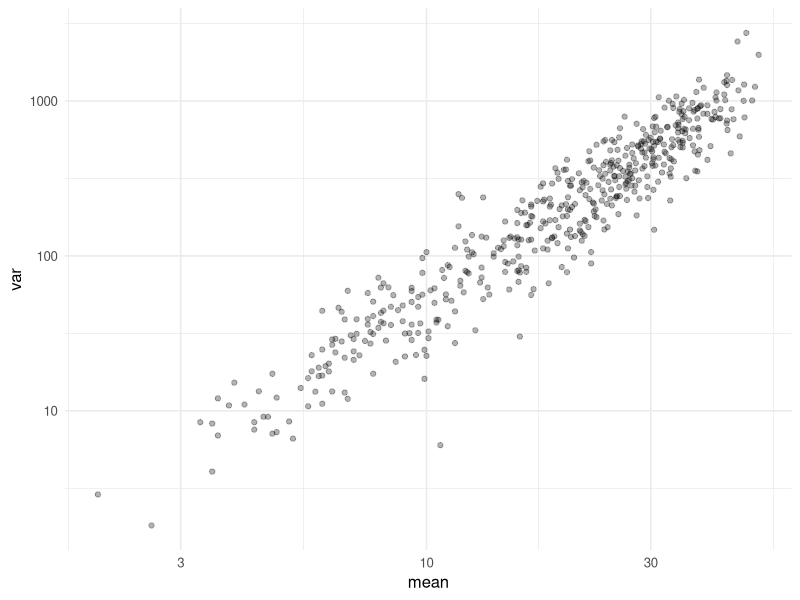

Generate this figure with R:
# ============================================================
# Biostatistics Courses
# Course 4 — Week 4, Session 1: RNA-seq with DESeq2 / edgeR
# ============================================================

# --- 0. Setup --------------------------------------------------
library(tidyverse)
library(MASS)
set.seed(42)
theme_set(theme_minimal(base_size = 12))

# --- 1. Hypothesis / Goal --------------------------------------
# Differential expression on a simulated 500-gene, 10-sample
# matrix; NB GLM per gene with BH adjustment; DESeq2/edgeR sketch.

# --- 2. Data ---------------------------------------------------
n_gene <- 500; n_samp <- 10
group <- rep(c("A", "B"), each = 5)
mu <- 2 * runif(n_gene, 1, 10)
lfc <- c(rep(log(3), 10), rep(0, n_gene - 10))
counts <- sapply(seq_len(n_samp), function(j) {
  rate <- mu * exp(ifelse(group[j] == "B", lfc, 0))
  rnbinom(n_gene, mu = rate, size = 5)
})
rownames(counts) <- paste0("g", seq_len(n_gene))
colnames(counts) <- paste0("s", seq_len(n_samp))

# --- 3. Visualise ----------------------------------------------
p1 <- tibble(mean = rowMeans(counts), var = apply(counts, 1, var)) |>
  ggplot(aes(mean, var)) + geom_point(alpha = 0.3) +
  scale_x_log10() + scale_y_log10()
print(p1)

# --- 4. Assumptions --------------------------------------------
# Negative-binomial counts per gene; common dispersion baseline;
# equal library sizes (simulated).

# --- 5. Conduct / Fit ------------------------------------------
pvals <- numeric(n_gene); logfcs <- numeric(n_gene)
for (g in seq_len(n_gene)) {
  y <- counts[g, ]
  fit <- try(glm.nb(y ~ group), silent = TRUE)
  if (inherits(fit, "try-error")) { pvals[g] <- NA; next }
  s <- summary(fit)
  pvals[g]  <- s$coefficients[2, 4]
  logfcs[g] <- s$coefficients[2, 1]
}
padj <- p.adjust(pvals, method = "BH")

# DESeq2 sketch (not run):
# library(DESeq2)
# dds <- DESeqDataSetFromMatrix(counts, colData = ..., design = ~ group)
# dds <- DESeq(dds); res <- results(dds)

# --- 6. Report -------------------------------------------------
cat(sprintf("True DE genes recovered at FDR<0.05: %.0f%%\n",
            mean(padj[1:10] < 0.05, na.rm = TRUE) * 100))
cat(sprintf("Null genes flagged (FDR<0.05): %.1f%%\n",
            mean(padj[11:n_gene] < 0.05, na.rm = TRUE) * 100))
